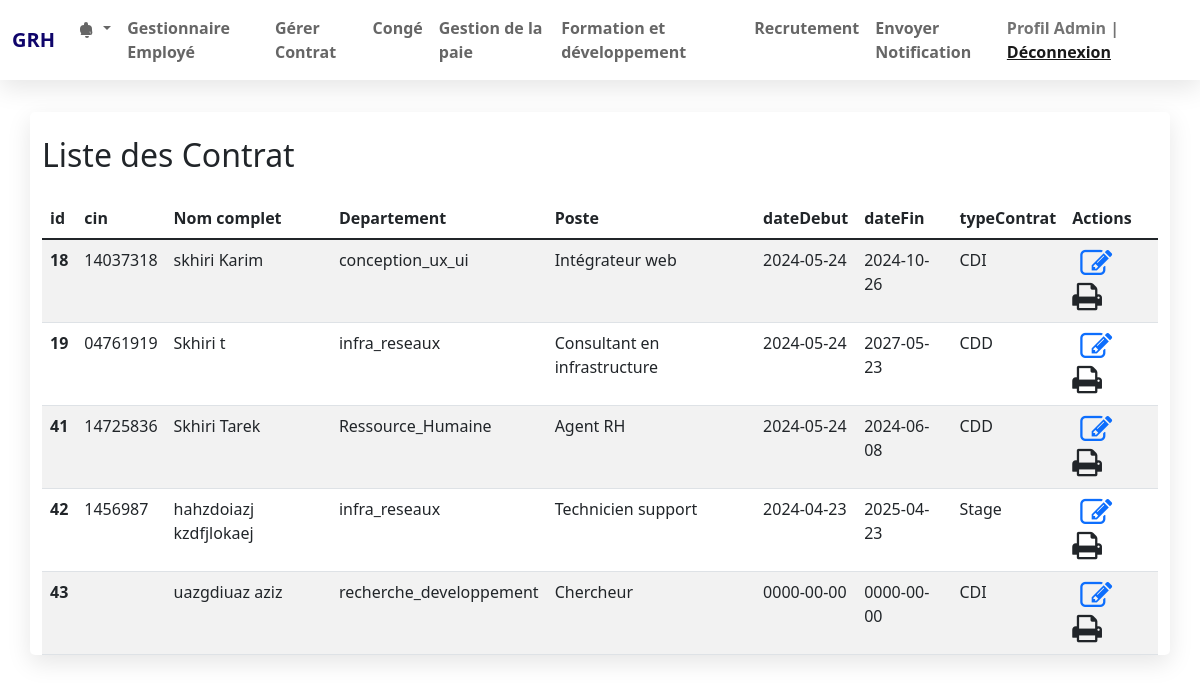
The app's page /main/viewcontrat.php with its own data.
### tables this page shows
CREATE TABLE `employe` (
  `id` int(6) UNSIGNED NOT NULL,
  `cin` varchar(255) NOT NULL,
  `nom` varchar(255) NOT NULL,
  `prenom` varchar(255) NOT NULL,
  `email` varchar(255) DEFAULT NULL,
  `gender` varchar(1) DEFAULT NULL,
  `age` int(3) DEFAULT NULL,
  `telephone` varchar(20) DEFAULT NULL,
  `nationality` varchar(255) DEFAULT NULL,
  `civility` varchar(255) DEFAULT NULL,
  `children` int(2) DEFAULT NULL,
  `image` varchar(255) DEFAULT NULL,
  `departement` varchar(255) DEFAULT NULL,
  `poste` varchar(255) DEFAULT NULL,
  `type_contrat` varchar(255) DEFAULT NULL,
  `salaire` varchar(50) DEFAULT NULL,
  `dateDebut` date DEFAULT NULL,
  `dateFin` date DEFAULT NULL,
  `typeContrat` varchar(255) DEFAULT NULL,
  `horaire` varchar(255) DEFAULT NULL,
  `reg_date` timestamp NOT NULL DEFAULT current_timestamp() ON UPDATE current_timestamp(),
  `numcarte` varchar(255) DEFAULT NULL,
  `username` varchar(100) DEFAULT NULL,
  `paswrd` varchar(255) DEFAULT NULL
);

### main/viewcontrat.php (the view, shortened to what this page needs)
<?php
	require_once ('connect.php');
	$ReadSql = "SELECT * FROM `employe` ";
	$res = mysqli_query($con, $ReadSql);
 ?>
<!DOCTYPE html>
<html>
<head>
	<link href="https://cdn.jsdelivr.net/npm/bootstrap@5.1.3/dist/css/bootstrap.min.css" rel="stylesheet">
	<link rel="stylesheet" href="https://stackpath.bootstrapcdn.com/font-awesome/4.7.0/css/font-awesome.min.css">
	<link rel="stylesheet" href="style.css" >
</head>
<body>
	<?php
		include 'navbar.php';
	 ?>
	<div class="container">
		<div class="row pt-4">
			<h2>Liste des Contrat</h2>
		</div>
		<table class="table table-striped mt-3">
			<thead>
				<tr>
					<th>id</th>
					<th>cin</th>
					<th>Nom complet</th>
                    <th>Departement</th>
					<th>Poste</th>
					<th>dateDebut</th>
					<th>dateFin</th>
					<th>typeContrat</th>
					<th>Actions</th>
				</tr>
			</thead>
			<tbody>
				<?php while ($r = mysqli_fetch_assoc($res)) {
				?>
				<tr>
					<th scope="row"><?php echo $r['id']; ?></th>
					<td><?php echo $r['cin']; ?></td>
					<td><?php echo $r['nom'] ." ". $r['prenom']; ?></td>
                    <td><?php echo $r['departement']; ?></td>
					<td><?php echo $r['poste']; ?></td>
					<td><?php echo $r['dateDebut']; ?></td>
					<td><?php echo $r['dateFin']; ?></td>
					<td><?php echo $r['type_contrat']; ?></td>
					<td>
						<a href="updateContrat.php?id=<?php echo $r['id']; ?>" class="m-2">
							<i class="fa fa-edit fa-2x"></i>
						</a>
						<i class="fa fa-print fa-2x blue-icon"
    data-bs-toggle="modal"
    data-bs-target="#exampleModal<?php echo $r['id']; ?>">
</i>
					</td>
				</tr>
			<?php } ?>
			</tbody>
		</table>
	</div>
</body>
</html>

### main/style.css (style rules this page uses)
.container { margin-top: 2rem; background-color: #fff; border-radius: 5px; box-shadow: 0 .5rem 1.5rem rgba(0, 0, 0, .1); }

### records on screen
employe: id "18", cin "14037318", nom "skhiri", prenom "Karim", departement "conception_ux_ui", poste "Intégrateur web", dateDebut "2024-05-24", dateFin "2024-10-26", type_contrat "CDI"
employe: id "19", cin "04761919", nom "Skhiri", prenom "t", departement "infra_reseaux", poste "Consultant en infrastructure", dateDebut "2024-05-24", dateFin "2027-05-23", type_contrat "CDD"
employe: id "41", cin "14725836", nom "Skhiri", prenom "Tarek", departement "Ressource_Humaine", poste "Agent RH", dateDebut "2024-05-24", dateFin "2024-06-08", type_contrat "CDD"
employe: id "42", cin "1456987", nom "hahzdoiazj", prenom "kzdfjlokaej", departement "infra_reseaux", poste "Technicien support", dateDebut "2024-04-23", dateFin "2025-04-23", type_contrat "Stage"
employe: id "43", nom "uazgdiuaz", prenom "aziz", departement "recherche_developpement", poste "Chercheur", dateDebut "0000-00-00", dateFin "0000-00-00", type_contrat "CDI"
